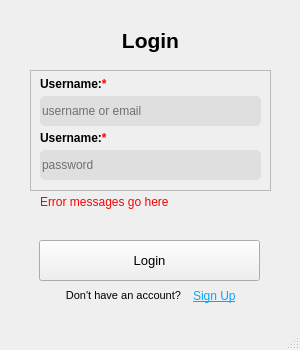
<?xml version="1.0" encoding="UTF-8"?>
<ui version="4.0">
 <class>winLogin</class>
 <widget class="QMainWindow" name="winLogin">
  <property name="geometry">
   <rect>
    <x>0</x>
    <y>0</y>
    <width>300</width>
    <height>350</height>
   </rect>
  </property>
  <property name="minimumSize">
   <size>
    <width>300</width>
    <height>350</height>
   </size>
  </property>
  <property name="maximumSize">
   <size>
    <width>300</width>
    <height>350</height>
   </size>
  </property>
  <property name="windowTitle">
   <string>Log-in Form</string>
  </property>
  <widget class="QWidget" name="centralwidget">
   <widget class="QPushButton" name="btnLogin">
    <property name="geometry">
     <rect>
      <x>39</x>
      <y>240</y>
      <width>221</width>
      <height>41</height>
     </rect>
    </property>
    <property name="sizePolicy">
     <sizepolicy hsizetype="Fixed" vsizetype="Fixed">
      <horstretch>0</horstretch>
      <verstretch>0</verstretch>
     </sizepolicy>
    </property>
    <property name="font">
     <font>
      <pointsize>10</pointsize>
     </font>
    </property>
    <property name="cursor">
     <cursorShape>PointingHandCursor</cursorShape>
    </property>
    <property name="text">
     <string>Login</string>
    </property>
    <property name="checkable">
     <bool>false</bool>
    </property>
   </widget>
   <widget class="QFrame" name="vframeCred">
    <property name="geometry">
     <rect>
      <x>30</x>
      <y>70</y>
      <width>241</width>
      <height>121</height>
     </rect>
    </property>
    <property name="styleSheet">
     <string notr="true"/>
    </property>
    <property name="frameShape">
     <enum>QFrame::StyledPanel</enum>
    </property>
    <property name="frameShadow">
     <enum>QFrame::Plain</enum>
    </property>
    <property name="lineWidth">
     <number>2</number>
    </property>
    <property name="midLineWidth">
     <number>0</number>
    </property>
    <layout class="QVBoxLayout" name="verticalLayout">
     <property name="spacing">
      <number>5</number>
     </property>
     <property name="topMargin">
      <number>6</number>
     </property>
     <item>
      <widget class="QLabel" name="lblUser">
       <property name="sizePolicy">
        <sizepolicy hsizetype="Expanding" vsizetype="Fixed">
         <horstretch>0</horstretch>
         <verstretch>0</verstretch>
        </sizepolicy>
       </property>
       <property name="font">
        <font>
         <bold>true</bold>
        </font>
       </property>
       <property name="text">
        <string>&lt;html&gt;&lt;head/&gt;&lt;body&gt;&lt;p&gt;Username:&lt;span style=&quot; color:red;&quot;&gt;*&lt;/span&gt;&lt;/p&gt;&lt;/body&gt;&lt;/html&gt;</string>
       </property>
       <property name="alignment">
        <set>Qt::AlignLeading|Qt::AlignLeft|Qt::AlignVCenter</set>
       </property>
       <property name="buddy">
        <cstring>lineUser</cstring>
       </property>
      </widget>
     </item>
     <item>
      <widget class="QLineEdit" name="lineUser">
       <property name="sizePolicy">
        <sizepolicy hsizetype="Expanding" vsizetype="Fixed">
         <horstretch>0</horstretch>
         <verstretch>0</verstretch>
        </sizepolicy>
       </property>
       <property name="minimumSize">
        <size>
         <width>200</width>
         <height>0</height>
        </size>
       </property>
       <property name="styleSheet">
        <string notr="true">background-color: rgb(223, 223, 223);
border-radius: 5px;
height: 50px;</string>
       </property>
       <property name="echoMode">
        <enum>QLineEdit::Normal</enum>
       </property>
       <property name="alignment">
        <set>Qt::AlignLeading|Qt::AlignLeft|Qt::AlignVCenter</set>
       </property>
       <property name="dragEnabled">
        <bool>false</bool>
       </property>
       <property name="placeholderText">
        <string>username or email</string>
       </property>
       <property name="clearButtonEnabled">
        <bool>false</bool>
       </property>
      </widget>
     </item>
     <item>
      <widget class="QLabel" name="lblPass">
       <property name="sizePolicy">
        <sizepolicy hsizetype="Expanding" vsizetype="Fixed">
         <horstretch>0</horstretch>
         <verstretch>0</verstretch>
        </sizepolicy>
       </property>
       <property name="font">
        <font>
         <bold>true</bold>
        </font>
       </property>
       <property name="text">
        <string>&lt;html&gt;&lt;head/&gt;&lt;body&gt;&lt;p&gt;Username:&lt;span style=&quot; color:red;&quot;&gt;*&lt;/span&gt;&lt;/p&gt;&lt;/body&gt;&lt;/html&gt;</string>
       </property>
       <property name="buddy">
        <cstring>linePass</cstring>
       </property>
      </widget>
     </item>
     <item>
      <widget class="QLineEdit" name="linePass">
       <property name="sizePolicy">
        <sizepolicy hsizetype="Expanding" vsizetype="Fixed">
         <horstretch>0</horstretch>
         <verstretch>0</verstretch>
        </sizepolicy>
       </property>
       <property name="minimumSize">
        <size>
         <width>200</width>
         <height>0</height>
        </size>
       </property>
       <property name="layoutDirection">
        <enum>Qt::LeftToRight</enum>
       </property>
       <property name="styleSheet">
        <string notr="true">background-color: rgb(223, 223, 223);
border-radius: 5px;
height: 50px;</string>
       </property>
       <property name="echoMode">
        <enum>QLineEdit::Password</enum>
       </property>
       <property name="dragEnabled">
        <bool>false</bool>
       </property>
       <property name="placeholderText">
        <string>password</string>
       </property>
      </widget>
     </item>
    </layout>
   </widget>
   <widget class="QLabel" name="lblHeader">
    <property name="geometry">
     <rect>
      <x>20</x>
      <y>20</y>
      <width>261</width>
      <height>41</height>
     </rect>
    </property>
    <property name="font">
     <font>
      <pointsize>16</pointsize>
      <bold>true</bold>
     </font>
    </property>
    <property name="frameShape">
     <enum>QFrame::NoFrame</enum>
    </property>
    <property name="text">
     <string>Login</string>
    </property>
    <property name="alignment">
     <set>Qt::AlignCenter</set>
    </property>
   </widget>
   <widget class="QWidget" name="hzwigRedirect" native="true">
    <property name="geometry">
     <rect>
      <x>40</x>
      <y>280</y>
      <width>211</width>
      <height>31</height>
     </rect>
    </property>
    <layout class="QHBoxLayout" name="horizontalLayout">
     <item>
      <widget class="QLabel" name="lblAskAcc">
       <property name="minimumSize">
        <size>
         <width>135</width>
         <height>0</height>
        </size>
       </property>
       <property name="maximumSize">
        <size>
         <width>135</width>
         <height>16777215</height>
        </size>
       </property>
       <property name="font">
        <font>
         <pointsize>8</pointsize>
        </font>
       </property>
       <property name="cursor">
        <cursorShape>ArrowCursor</cursorShape>
       </property>
       <property name="styleSheet">
        <string notr="true"/>
       </property>
       <property name="text">
        <string>Don't have an account?</string>
       </property>
       <property name="alignment">
        <set>Qt::AlignRight|Qt::AlignTrailing|Qt::AlignVCenter</set>
       </property>
       <property name="indent">
        <number>-1</number>
       </property>
      </widget>
     </item>
     <item>
      <widget class="QLabel" name="lblSignup">
       <property name="enabled">
        <bool>true</bool>
       </property>
       <property name="minimumSize">
        <size>
         <width>50</width>
         <height>0</height>
        </size>
       </property>
       <property name="maximumSize">
        <size>
         <width>50</width>
         <height>16777215</height>
        </size>
       </property>
       <property name="font">
        <font>
         <underline>true</underline>
        </font>
       </property>
       <property name="cursor">
        <cursorShape>PointingHandCursor</cursorShape>
       </property>
       <property name="styleSheet">
        <string notr="true">color: rgb(0, 170, 255);</string>
       </property>
       <property name="text">
        <string>Sign Up</string>
       </property>
       <property name="alignment">
        <set>Qt::AlignLeading|Qt::AlignLeft|Qt::AlignVCenter</set>
       </property>
       <property name="wordWrap">
        <bool>false</bool>
       </property>
      </widget>
     </item>
    </layout>
   </widget>
   <widget class="QLabel" name="lblErrors">
    <property name="enabled">
     <bool>true</bool>
    </property>
    <property name="geometry">
     <rect>
      <x>40</x>
      <y>195</y>
      <width>241</width>
      <height>31</height>
     </rect>
    </property>
    <property name="styleSheet">
     <string notr="true">color: red;</string>
    </property>
    <property name="text">
     <string>Error messages go here</string>
    </property>
    <property name="alignment">
     <set>Qt::AlignLeading|Qt::AlignLeft|Qt::AlignTop</set>
    </property>
   </widget>
  </widget>
  <widget class="QMenuBar" name="menubar">
   <property name="geometry">
    <rect>
     <x>0</x>
     <y>0</y>
     <width>300</width>
     <height>22</height>
    </rect>
   </property>
  </widget>
  <widget class="QStatusBar" name="statusbar"/>
 </widget>
 <resources/>
 <connections/>
</ui>
